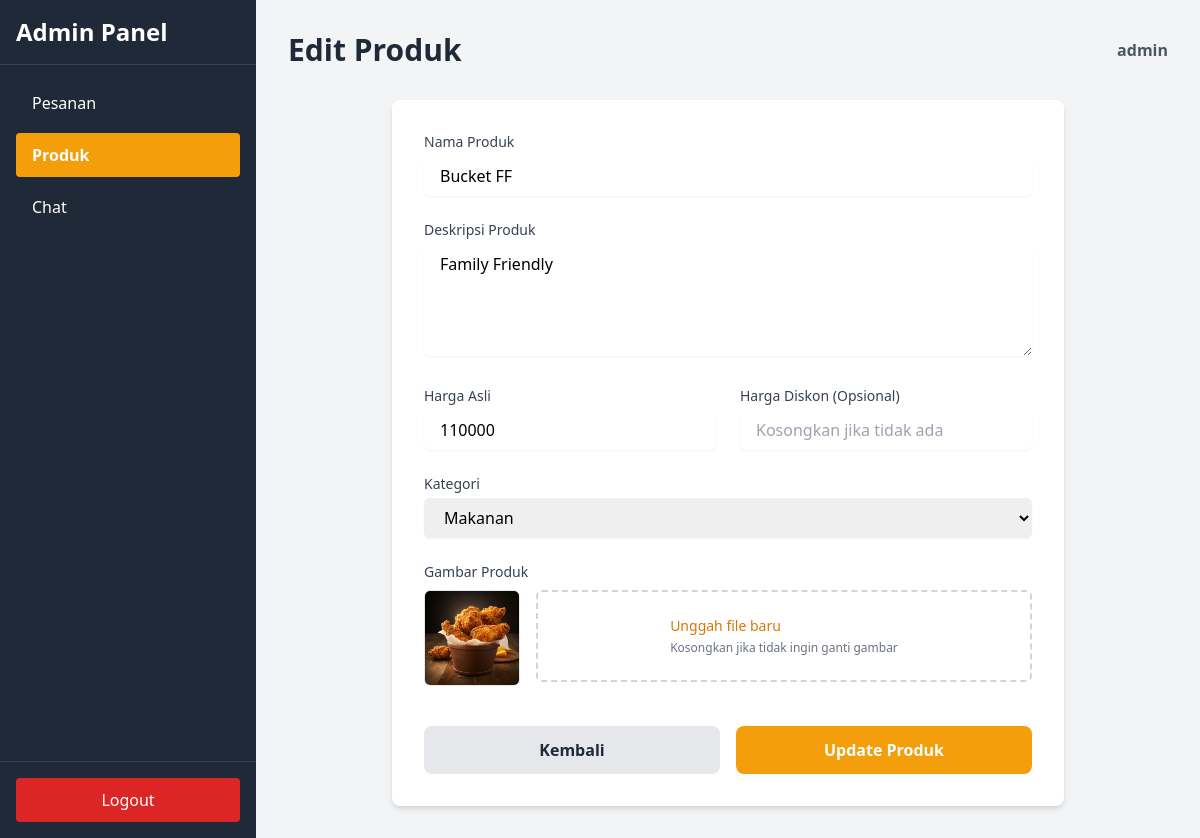
The app's page /admin/edit_produk.php?id=16 (signed in) with its own data.
### tables this page shows
CREATE TABLE `produk` (
  `id` int(11) NOT NULL AUTO_INCREMENT,
  `nama` varchar(255) NOT NULL,
  `harga` int(11) NOT NULL,
  `harga_diskon` int(11) DEFAULT NULL,
  `id_kategori` int(11) DEFAULT NULL,
  `deskripsi` text DEFAULT NULL,
  `gambar` varchar(255) NOT NULL,
  PRIMARY KEY (`id`),
  KEY `id_kategori` (`id_kategori`),
  CONSTRAINT `produk_ibfk_1` FOREIGN KEY (`id_kategori`) REFERENCES `kategori` (`id`) ON DELETE SET NULL ON UPDATE CASCADE
);

CREATE TABLE `kategori` (
  `id` int(11) NOT NULL AUTO_INCREMENT,
  `nama_kategori` varchar(100) NOT NULL,
  PRIMARY KEY (`id`)
);

### admin/edit_produk.php (the view, shortened to what this page needs)
<?php
include 'koneksi.php';
$id = $_GET['id'];
$stmt = $conn->prepare("SELECT * FROM produk WHERE id = ?");
$stmt->bind_param("i", $id);
$stmt->execute();
$result = $stmt->get_result();
$data = $result->fetch_assoc();
$kategori_result = mysqli_query($conn, "SELECT * FROM kategori ORDER BY nama_kategori");
$kategori_list = mysqli_fetch_all($kategori_result, MYSQLI_ASSOC);
?>
<!DOCTYPE html>
<html lang="id">
<head>
    <script src="https://cdn.tailwindcss.com"></script>
</head>
<body class="bg-gray-100 h-screen font-sans">
    <div class="flex h-full">
        <aside class="w-64 bg-gray-800 text-white flex-shrink-0 flex flex-col">
            <div class="p-4 border-b border-gray-700"><h1 class="text-2xl font-bold">Admin Panel</h1></div>
            <nav class="flex-1 p-4 space-y-2">
                <a href="daftar_pesanan.php" class="block py-2.5 px-4 rounded transition hover:bg-gray-700">Pesanan</a>
                <a href="index.php" class="block py-2.5 px-4 rounded transition bg-amber-500 font-semibold">Produk</a>
                <a href="chat.php" class="relative block py-2.5 px-4 rounded transition hover:bg-gray-700">
                    Chat
                </a>
            </nav>
            <div class="p-4 border-t border-gray-700"><a href="../login/logout.php" class="block text-center py-2.5 px-4 rounded transition bg-red-600 hover:bg-red-700">Logout</a></div>
        </aside>
        <main class="flex-1 p-6 md:p-8 overflow-y-auto">
            <header class="flex justify-between items-center mb-8">
                <h2 class="text-3xl font-bold text-gray-800">Edit Produk</h2>
                <div class="flex items-center gap-3 font-semibold text-gray-600"><i class="ph-user-circle text-2xl"></i><span><?= htmlspecialchars($_SESSION['admin_username']) ?></span></div>
            </header>
            <div class="bg-white rounded-lg shadow-md p-8 max-w-2xl mx-auto">
                <form method="POST" enctype="multipart/form-data" autocomplete="off" class="space-y-6">
                    <div>
                        <label for="nama" class="block text-sm font-medium text-gray-700 mb-1">Nama Produk</label>
                        <input type="text" name="nama" id="nama" required value="<?= htmlspecialchars($data['nama']) ?>" class="w-full px-4 py-2 rounded-md border-gray-300 shadow-sm focus:ring-amber-500 focus:border-amber-500">
                    </div>
                    <div>
                        <label for="deskripsi" class="block text-sm font-medium text-gray-700 mb-1">Deskripsi Produk</label>
                        <textarea name="deskripsi" id="deskripsi" rows="4" required class="w-full px-4 py-2 rounded-md border-gray-300 shadow-sm focus:ring-amber-500 focus:border-amber-500" placeholder="Jelaskan detail produk di sini..."><?= htmlspecialchars($data['deskripsi'] ?? '') ?></textarea>
                    </div>
                    <div class="grid grid-cols-1 md:grid-cols-2 gap-6">
                        <div>
                            <label for="harga" class="block text-sm font-medium text-gray-700 mb-1">Harga Asli</label>
                            <input type="number" name="harga" id="harga" required min="1" value="<?= htmlspecialchars($data['harga']) ?>" class="w-full px-4 py-2 rounded-md border-gray-300 shadow-sm focus:ring-amber-500 focus:border-amber-500" placeholder="Contoh: 20000">
                        </div>
                        <div>
                            <label for="harga_diskon" class="block text-sm font-medium text-gray-700 mb-1">Harga Diskon (Opsional)</label>
                            <input type="number" name="harga_diskon" id="harga_diskon" min="0" value="<?= htmlspecialchars($data['harga_diskon'] ?? '') ?>" class="w-full px-4 py-2 rounded-md border-gray-300 shadow-sm focus:ring-amber-500 focus:border-amber-500" placeholder="Kosongkan jika tidak ada">
                        </div>
                    </div>
                    <div>
                        <label for="id_kategori" class="block text-sm font-medium text-gray-700 mb-1">Kategori</label>
                        <select name="id_kategori" id="id_kategori" required class="w-full px-4 py-2 rounded-md border-gray-300 shadow-sm focus:ring-amber-500 focus:border-amber-500">
                            <?php foreach ($kategori_list as $kategori): ?>
                                <option value="<?= $kategori['id'] ?>" <?= ($data['id_kategori'] == $kategori['id']) ? 'selected' : '' ?>>
                                    <?= htmlspecialchars($kategori['nama_kategori']) ?>
                                </option>
                            <?php endforeach; ?>
                        </select>
                    </div>
                    <div>
                        <label class="block text-sm font-medium text-gray-700 mb-2">Gambar Produk</label>
                        <div class="mt-1 flex items-start gap-4">
                            <img id="image-preview" src="../uploads/<?= htmlspecialchars($data['gambar']) ?>" alt="Gambar saat ini" class="h-24 w-24 object-cover rounded-md border">
                            <div class="flex-1">
                                <div class="flex justify-center px-6 pt-5 pb-6 border-2 border-gray-300 border-dashed rounded-md">
                                    <div class="space-y-1 text-center">
                                        <div class="flex text-sm text-gray-600"><label for="gambar" class="relative cursor-pointer bg-white rounded-md font-medium text-amber-600 hover:text-amber-500"><span>Unggah file baru</span><input id="gambar" name="gambar" type="file" accept="image/*" class="sr-only"></label></div>
                                        <p class="text-xs text-gray-500" id="image-text">Kosongkan jika tidak ingin ganti gambar</p>
                                    </div>
                                </div>
                            </div>
                        </div>
                    </div>
                    <div class="flex gap-4 pt-4"><a href="index.php" class="w-full text-center bg-gray-200 text-gray-800 font-bold py-3 px-4 rounded-lg hover:bg-gray-300 transition">Kembali</a><button type="submit" class="w-full bg-amber-500 text-white font-bold py-3 px-4 rounded-lg hover:bg-amber-600 transition">Update Produk</button></div>
                </form>
            </div>
        </main>
    </div>
</body>
</html>

### records on screen
produk: nama "Bucket FF", deskripsi "Family Friendly", harga "110000", id_kategori "Makanan", gambar (picture)

### other values on screen
$_SESSION['admin_username'] "admin"
